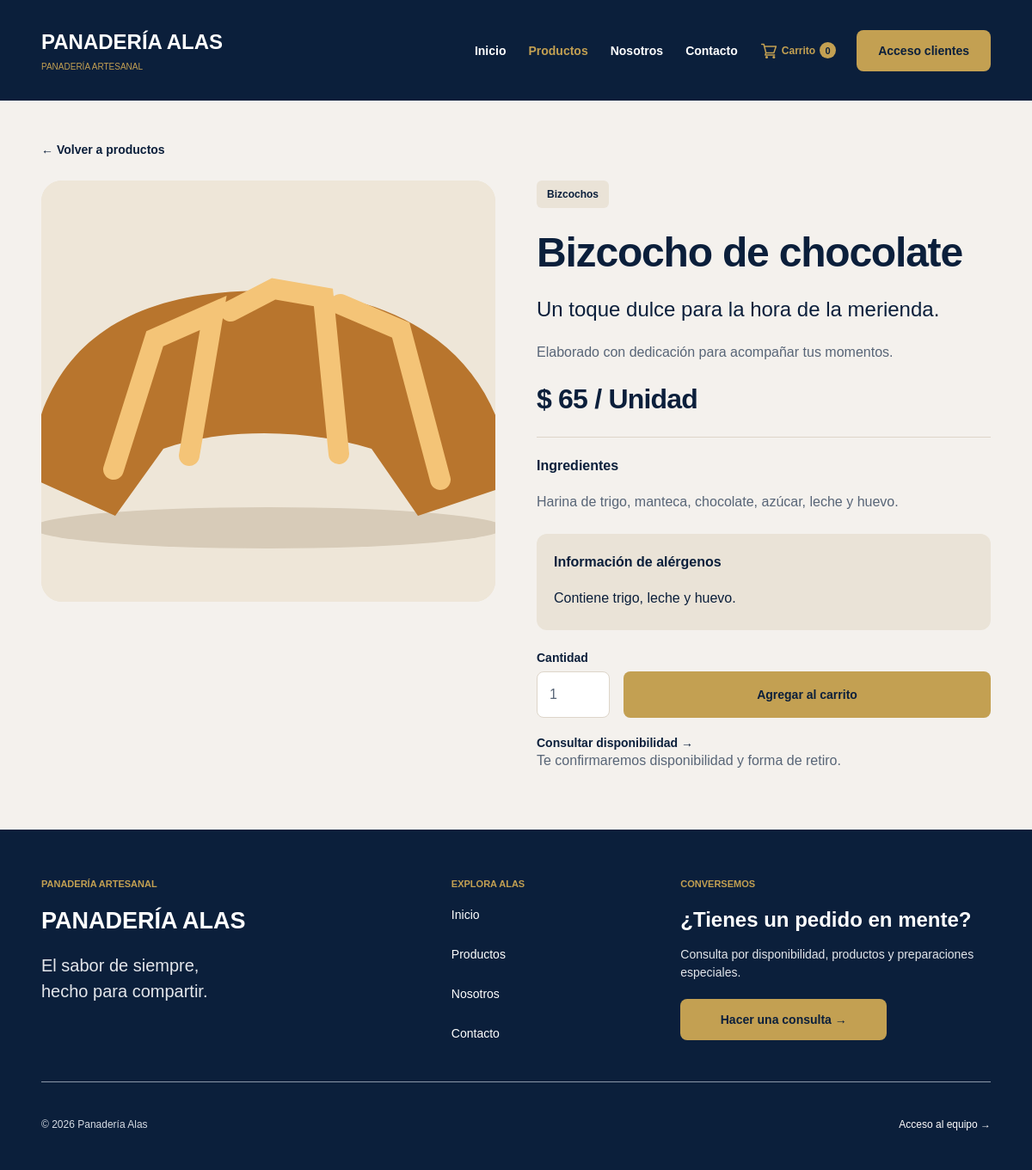
Screenshot of /producto?id=2 with the database file from the repository.
### tables this page shows
CREATE TABLE IF NOT EXISTS productos (
    id_producto INT UNSIGNED AUTO_INCREMENT PRIMARY KEY,
    nombre VARCHAR(120) NOT NULL,
    descripcion VARCHAR(280) NOT NULL,
    precio DECIMAL(10,2) UNSIGNED NOT NULL,
    categoria VARCHAR(30) NOT NULL,
    presentacion VARCHAR(80) NOT NULL DEFAULT 'Unidad',
    ingredientes TEXT NOT NULL,
    alergenos VARCHAR(500) NOT NULL DEFAULT '',
    imagen VARCHAR(255) NOT NULL DEFAULT '',
    destacado TINYINT(1) NOT NULL DEFAULT 0,
    activo TINYINT(1) NOT NULL DEFAULT 1,
    eliminado_en DATETIME NULL,
    creado_en TIMESTAMP NOT NULL DEFAULT CURRENT_TIMESTAMP,
    KEY idx_productos_catalogo (activo, eliminado_en, categoria)
);

### app/Core/Vista.php (called while the page is built, shortened)
<?php
final class Vista
{
    public static function mostrar(string $vista, array $variables = []): void
    {
        extract($variables, EXTR_SKIP);
        require dirname(__DIR__) . '/Views/partials/encabezado.php';
        require dirname(__DIR__) . '/Views/' . $vista . '.php';
        require dirname(__DIR__) . '/Views/partials/pie.php';
    }
}

### app/Controllers/ProductoController.php (called while the page is built, shortened)
<?php
final class ProductoController
{
    public function ver(): void
    {
        $id = filter_var(Http::texto($_GET, 'id'), FILTER_VALIDATE_INT, ['options' => ['min_range' => 1]]);
        $producto = $id ? (Producto::catalogo()->buscarVarios([$id])[$id] ?? null) : null;
        Vista::mostrar('producto', ['tituloPagina' => ($producto['nombre'] ?? 'Producto no disponible') . ' | Panadería Alas',
            'seccionActiva' => 'productos', 'producto' => $producto]);
    }
}

### public/index.php (called while the page is built, shortened)
<?php
require dirname(__DIR__) . '/app/bootstrap.php';
$ruta = Rutas::resolver();
[, $controlador, $accion, $metodos] = Rutas::todas()[$ruta];
try {
    (new $controlador())->$accion();
} catch (DomainException $error) {
    http_response_code(422);
    Vista::mostrar('error', ['tituloPagina' => 'Revisá la solicitud', 'mensaje' => $error->getMessage()]);
} catch (Throwable $error) {
    error_log((string) $error);
    http_response_code(503);
    Vista::mostrar('error', ['tituloPagina' => 'Servicio no disponible',
        'mensaje' => 'No pudimos completar la operación en este momento. Intentá nuevamente en unos minutos.']);
}

### app/Core/Rutas.php (called while the page is built, shortened)
<?php
final class Rutas
{
    private static ?array $rutas = null;
    public static function todas(): array
    {
        return self::$rutas ??= require dirname(__DIR__, 2) . '/config/rutas.php';
    }
    public static function url(string $nombre, array $parametros = []): string
    {
        $ruta = self::todas()[$nombre][0] ?? throw new InvalidArgumentException('Ruta desconocida.');
        unset($parametros['ruta']);
        $consulta = http_build_query($parametros, '', '&', PHP_QUERY_RFC3986);
        return self::base() . '/' . $ruta . ($consulta === '' ? '' : '?' . $consulta);
    }
    public static function recurso(string $archivo): string
    {
        return self::base() . '/' . $archivo;
    }
    private static function base(): string
    {
        $directorio = str_replace('\\', '/', dirname($_SERVER['SCRIPT_NAME'] ?? '/index.php'));
        if ($directorio === '.' || $directorio === '/') {
            return '';
        }
        return '/' . implode('/', array_map('rawurlencode', explode('/', trim(rawurldecode($directorio), '/'))));
    }
}

### app/bootstrap.php (called while the page is built, shortened)
<?php
spl_autoload_register(static function (string $clase): void {
    foreach (['App\\' => __DIR__,
        'PHPMailer\\PHPMailer\\' => dirname(__DIR__) . '/lib/PHPMailer/src'] as $prefijo => $directorio) {
        if (str_starts_with($clase, $prefijo)) {
            $archivo = $directorio . '/' . str_replace('\\', '/', substr($clase, strlen($prefijo))) . '.php';
            return;
        }
    }
});

### app/Core/Http.php (called while the page is built, shortened)
<?php
final class Http
{
    public static function texto(array $origen, string $nombre, string $predeterminado = ''): string
    {
        return trim(self::cadena($origen, $nombre, $predeterminado));
    }
    public static function cadena(array $origen, string $nombre, string $predeterminado = ''): string
    {
        $valor = $origen[$nombre] ?? $predeterminado;
        return $valor;
    }
}

### config/database.php (called while the page is built, shortened)
<?php
return [
    'host' => getenv('QBA_DB_HOST') ?: '127.0.0.1',
    'port' => getenv('QBA_DB_PORT') ?: '3306',
    'database' => getenv('QBA_DB_NAME') ?: 'qba_pedidos_alas',
    'user' => getenv('QBA_DB_USER') !== false ? getenv('QBA_DB_USER') : 'root',
    'password' => getenv('QBA_DB_PASSWORD') !== false ? getenv('QBA_DB_PASSWORD') : '',
];

### app/Core/Conexion.php (called while the page is built, shortened)
<?php
final class Conexion
{
    private static ?PDO $conexion = null;
    public static function obtener(): PDO
    {
        if (self::$conexion === null) {
            $config = require dirname(__DIR__, 2) . '/config/database.php';
            self::$conexion = new PDO(
                "mysql:host={$config['host']};port={$config['port']};dbname={$config['database']};charset=utf8mb4",
                $config['user'],
                $config['password'],
                [PDO::ATTR_ERRMODE => PDO::ERRMODE_EXCEPTION, PDO::ATTR_DEFAULT_FETCH_MODE => PDO::FETCH_ASSOC,
                    PDO::ATTR_EMULATE_PREPARES => false]
            );
        }
        return self::$conexion;
    }
}

### app/Models/Producto.php (called while the page is built, shortened)
<?php
final class Producto
{
    public static function catalogo(): self
    {
        return new self(Conexion::obtener());
    }
    public static function imagen(array $producto): string
    {
        $imagen = $producto['imagen'] ?? '';
        if (in_array($imagen, ['pan.svg', 'croissant.svg', 'torta.svg'], true)
            || (is_string($imagen) && preg_match('~^productos/[a-f0-9]{32}\.(?:jpg|png)$~D', $imagen))) {
            return $imagen;
        }
        return match ($producto['categoria'] ?? '') {
            'Bizcochos' => 'croissant.svg', 'Tortas', 'Especiales' => 'torta.svg', default => 'pan.svg',
        };
    }
    public function buscarVarios(array $ids, bool $bloquear = false): array
    {
        sort($ids, SORT_NUMERIC);
        $marcadores = implode(',', array_fill(0, count($ids), '?'));
        $consulta = $this->db->prepare("SELECT * FROM productos WHERE id_producto IN ($marcadores)
            AND activo = 1 AND eliminado_en IS NULL ORDER BY id_producto" . ($bloquear ? ' FOR UPDATE' : ''));
        $consulta->execute($ids);
        $productos = [];
        foreach ($consulta->fetchAll() as $fila) {
            $producto = self::normalizar($fila);
            $productos[$producto['id_producto']] = $producto;
        }
        return $productos;
    }
    private static function normalizar(array $producto): array
    {
        [$entero, $decimal] = array_pad(explode('.', (string) $producto['precio'], 2), 2, '0');
        $producto['precio'] = (int) $entero * 100 + (int) str_pad($decimal, 2, '0');
        $producto['id_producto'] = (int) $producto['id_producto'];
        $producto['imagen_guardada'] = $producto['imagen'];
        $producto['imagen'] = self::imagen($producto);
        return $producto;
    }
}

### app/Views/producto.php (the view, shortened to what this page needs)
<main id="contenido" class="contenedor pagina-pedidos">
    <a class="enlace-volver" href="<?= $url('productos') ?>">← Volver a productos</a>
    <?php if (!$producto): ?>
    <section class="tarjeta vacio">
        <h1 class="vacio__titulo">Producto no disponible</h1>
        <p class="vacio__descripcion">Este producto ya no está en el catálogo. Explorá las opciones disponibles.</p>
        <a class="boton boton--dorado" href="<?= $url('productos') ?>">Ver productos</a>
    </section>
    <?php else: ?>
    <div class="detalle">
        <img class="detalle__imagen" src="<?= $escapar($recurso('images/' . $producto['imagen'])) ?>" width="400" height="245" alt="<?= $escapar($producto['nombre']) ?>">
        <section>
            <span class="insignia insignia--neutra"><?= $escapar($producto['categoria']) ?></span>
            <h1 class="detalle__titulo"><?= $escapar($producto['nombre']) ?></h1>
            <p class="detalle__descripcion"><?= $escapar($producto['descripcion']) ?></p>
            <p>Elaborado con dedicación para acompañar tus momentos.</p>
            <h2><?= $dinero($producto['precio']) ?> / <?= $escapar($producto['presentacion']) ?></h2>
            <hr class="separador">
            <h4 class="detalle__subtitulo">Ingredientes</h4>
            <p><?= $escapar($producto['ingredientes']) ?></p>
            <aside class="recuadro">
                <h4 class="recuadro__titulo">Información de alérgenos</h4>
                <p class="recuadro__descripcion"><?= $escapar($producto['alergenos'] ?: 'Consultá por alérgenos antes de realizar tu pedido.') ?></p>
            </aside>
            <form method="post" action="<?= $url('carrito') ?>" class="agregar-carrito">
                <label class="campo">Cantidad
                    <input class="campo__entrada" type="number" name="cantidad" min="1" max="99" value="1" required>
                </label>
                <button class="boton boton--dorado">Agregar al carrito</button>
            </form>
            <a class="enlace-texto" role="link" aria-disabled="true">Consultar disponibilidad →</a>
            <p class="texto-pequeno">Te confirmaremos disponibilidad y forma de retiro.</p>
        </section>
    </div>
    <?php endif; ?>
</main>

### public/css/inicio.css (style rules this page uses)
:root { --navy: #0b1f3b; --gold: #c3a052; --cream: #f4f1ed; --white: #fff; --muted: #586577; --border: #ddd5c9; --radius: 12px; font-family: Arial, Helvetica, sans-serif; color: var(--navy); background: var(--cream); font-synthesis: none; }
* { box-sizing: border-box; }
.pagina { display: flex; flex-direction: column; min-width: 320px; min-height: 100vh; margin: 0; }
main { flex: 1; }
a { color: inherit; text-decoration: none; -webkit-tap-highlight-color: transparent; }
img { display: block; max-width: 100%; height: auto; }
p { margin: 0 0 20px; color: var(--muted); font-size: 16px; line-height: 1.55; }
h1, h2, h3 { margin: 0 0 20px; line-height: 1.18; letter-spacing: -.025em; }
h1 { font-size: 48px; font-weight: 750; }
h2 { font-size: 32px; }
[aria-disabled="true"] { cursor: default; }
.contenedor { width: calc(100% - 96px); max-width: 1344px; margin-inline: auto; }
.boton { display: inline-flex; justify-content: center; align-items: center; gap: 8px; min-height: 48px; min-width: 160px; padding: 13px 24px; border: 1px solid transparent; border-radius: 8px; color: var(--navy); font-size: 14px; line-height: 20px; font-weight: 600; text-align: center; transition: background-color .15s, box-shadow .15s; }
.boton--dorado { background: var(--gold); }

### public/css/componentes.css (style rules this page uses)
:root { --sand: #eae3d7; --red: #ab3032; --green: #146b4b; }
button, input, select, textarea { font: inherit; -webkit-tap-highlight-color: transparent; }
button { cursor: pointer; }
.pagina-pedidos { padding-block: 48px; }
.pagina-pedidos h1 { line-height: 1.16; }
.enlace-volver, .enlace-texto { display: inline-block; font-size: 14px; font-weight: 600; }
.enlace-volver { margin: 0 0 28px; }
.insignia { display: inline-block; padding: 8px 12px; border-radius: 6px; font-size: 12px; line-height: 16px; font-weight: 600; }
.insignia--neutra { background: var(--sand); color: var(--navy); }
.recuadro { margin: 24px 0; padding: 24px 20px; border-radius: var(--radius); background: var(--sand); }
.recuadro__titulo { margin: 0 0 20px; font-size: 16px; line-height: 1.18; letter-spacing: -.025em; }
h4.recuadro__titulo { letter-spacing: 0; }
.recuadro__descripcion { margin: 0; color: var(--navy); font-size: 14px; }
.campo { display: flex; flex-direction: column; gap: 8px; color: var(--navy); font-size: 14px; font-weight: 600; }
.campo__entrada { width: 100%; min-height: 54px; padding: 14px; border: 1px solid var(--border); border-radius: 8px; background: var(--white); color: var(--muted); font-size: 16px; line-height: 24px; font-weight: 400; }
.campo__entrada::placeholder { color: var(--muted); opacity: 1; }
.separador { width: 100%; margin: 0 0 24px; border: 0; border-top: 1px solid var(--border); }
.texto-pequeno { color: var(--muted); font-size: 13px; line-height: 1.5; }

### public/css/pedidos.css (style rules this page uses)
.detalle { display: grid; grid-template-columns: 1fr 1fr; align-items: start; gap: 48px; }
.detalle__imagen { width: 100%; min-height: 490px; border-radius: 24px; background: #eee6d8; object-fit: cover; }
.detalle__titulo { margin-top: 24px; }
.detalle__descripcion { color: var(--navy); font-size: 24px; line-height: 1.5; }
.detalle .recuadro__descripcion, .detalle .texto-pequeno { font-size: 16px; }
.detalle h2, .detalle .separador { margin: 24px 0; }
.detalle__subtitulo { margin: 0 0 20px; font-size: 16px; line-height: 1.18; letter-spacing: 0; }
.agregar-carrito { display: flex; align-items: flex-end; gap: 16px; margin-bottom: 20px; }
.agregar-carrito .campo { max-width: 100px; }
.agregar-carrito .boton { flex: 1; min-height: 54px; }

### rows the page displays
productos: imagen (picture), categoria "Bizcochos", nombre "Bizcocho de chocolate", descripcion "Un toque dulce para la hora de la merienda.", presentacion "Unidad", ingredientes "Harina de trigo, manteca, chocolate, azúcar, leche y huevo.", alergenos "Contiene trigo, leche y huevo."

### other values shown
$cantidadCarrito "0"
$dinero($producto['precio']) "$ 65"
